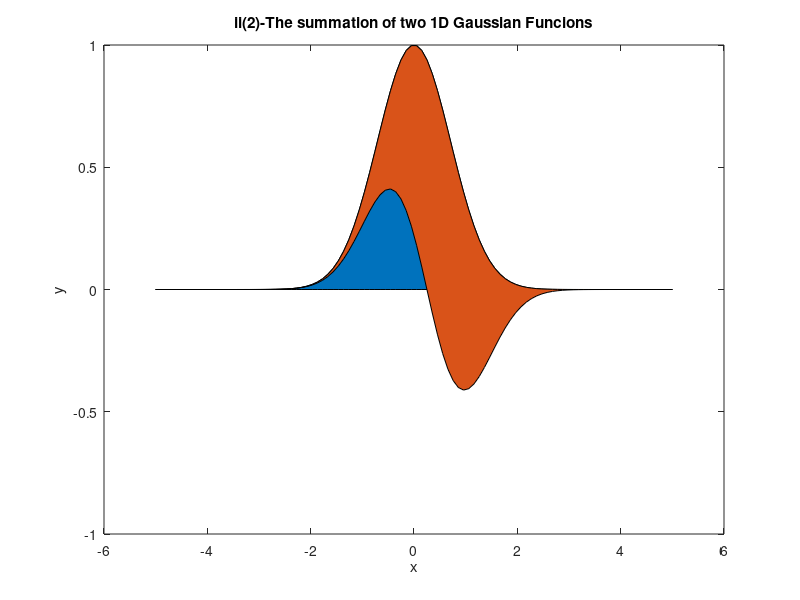

MATLAB code for this plot:
x=linspace(-5,5,100);
y1=exp(-x.^2);
y2=0.75*exp(-(x-2).^2);
Y=[y1',y2'];
z1=exp(-x.^2);
z2=-exp(-(x-.5).^2);
Z=[z1',z2'];
area(x,Y)
xlabel('x')
ylabel('y')
title('ii(1)-The summation of two 1D Gaussian Funcions')
area(x,Z)
xlabel('x')
ylabel('y')
title('ii(2)-The summation of two 1D Gaussian Funcions')